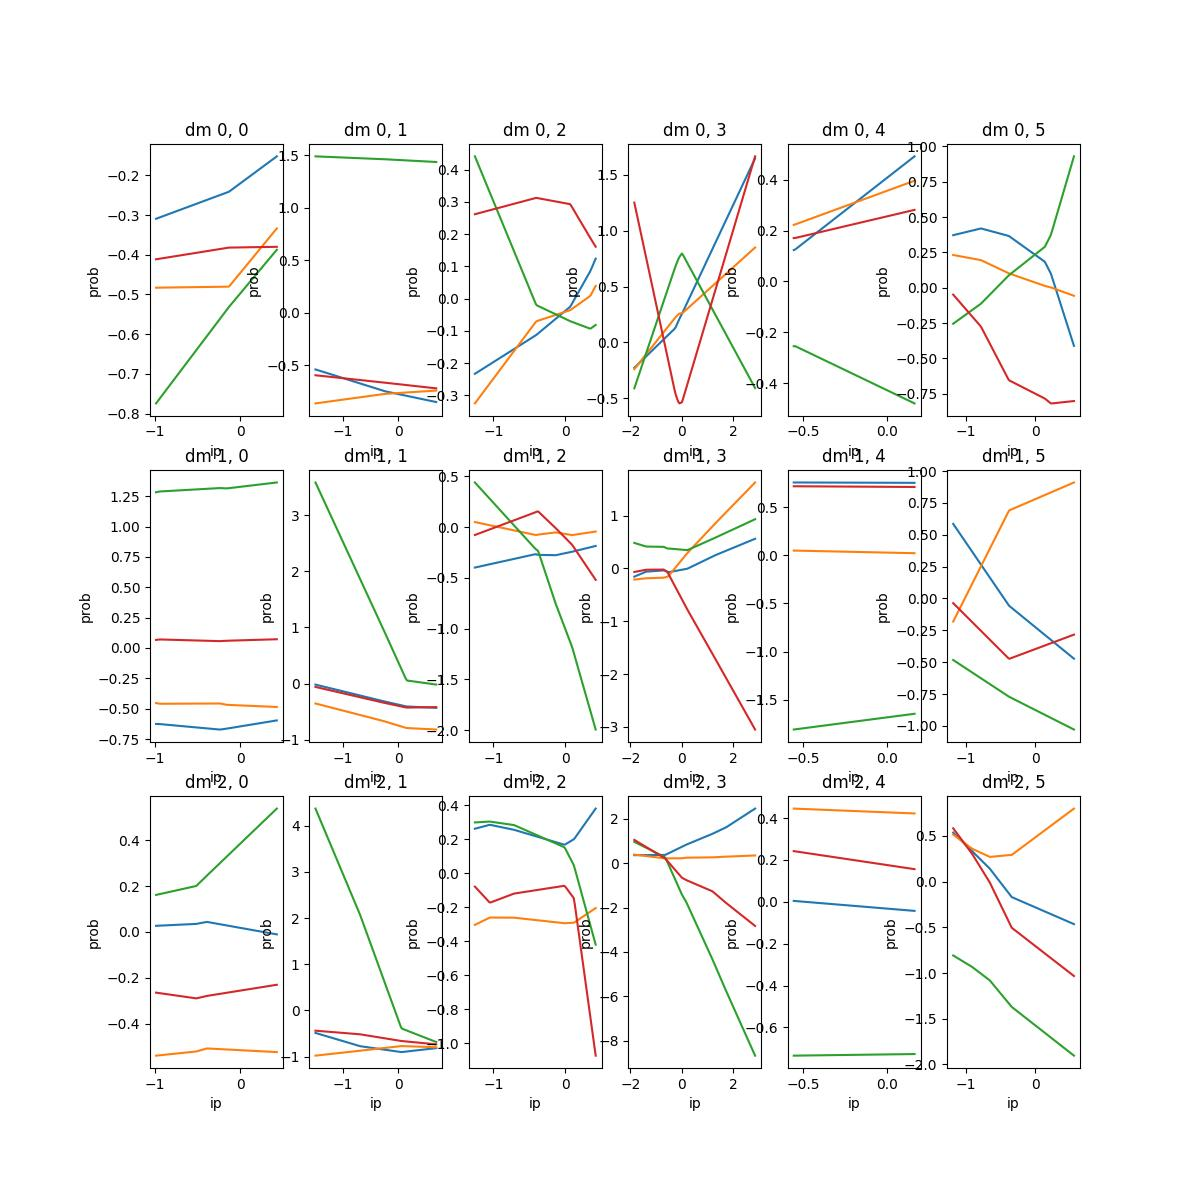

Reproduce this figure in Python.
from model import load_model
import matplotlib.pyplot as plt
from data import X, no_classes
from constants import inference_img_path
import torch
import numpy as np


print("Loading saved model..")
device = 'cpu'
model = load_model(device)


maxv, minv = [max(i) for i in X],  [min(i) for i in X]

"""
for i, network_list in enumerate(model.networks):
    print(f"Decision maker {i}:")
    for j, submodule in enumerate(network_list):
        #print(f"  Submodule {j}: {submodule}")
        print(submodule(torch.tensor([1.0])))

"""

# Prepare inputs within specified ranges [minv[i], maxv[i]] for each submodule
num_samples = 100  # Number of samples within each range
input_ranges = [(minv[i], maxv[i]) for i in range(len(minv))]  # List of input ranges for each submodule

# Define number of classes (assuming each submodule outputs class probabilities)
num_classes = no_classes

# Plotting the outputs of each submodule in separate graphs (subplots)
num_decisions = len(model.networks)
num_submodules_per_decision = max(len(network_list) for network_list in model.networks)

plt.figure(figsize=(12, 4 * num_decisions))  # Adjust figure size based on the number of decisions

for i, network_list in enumerate(model.networks):
    dm_title = f"dm {i}"
    print(f"Decision maker {i} adding to plot..")
    num_submodules = len(network_list)

    for j, submodule in enumerate(network_list):
        subplot_idx = i * num_submodules_per_decision + j + 1

        plt.subplot(num_decisions, num_submodules_per_decision, subplot_idx)
        plt.title(f"{dm_title}, {j}")
        plt.xlabel('ip')
        plt.ylabel('prob')

        input_range = input_ranges[j]
        inputs = torch.linspace(input_range[0], input_range[1], num_samples)  # Generate input values

        # Compute class probabilities for each input value
        class_probabilities = []
        for input_value in inputs:
            output = submodule(input_value.unsqueeze(0))  # Pass single input value to submodule
            class_probabilities.append(output.detach().squeeze().numpy())  # Convert output tensor to numpy array

        class_probabilities = np.array(class_probabilities)  # Convert list of numpy arrays to a numpy array

        # Plot class probability curves for each class
        for class_idx in range(num_classes):
            plt.plot(inputs.numpy(), class_probabilities[:, class_idx], label=f'{class_idx}')




plt.savefig(inference_img_path)  
print(f"Plot saved as: {inference_img_path}")
plt.tight_layout()
plt.show()
